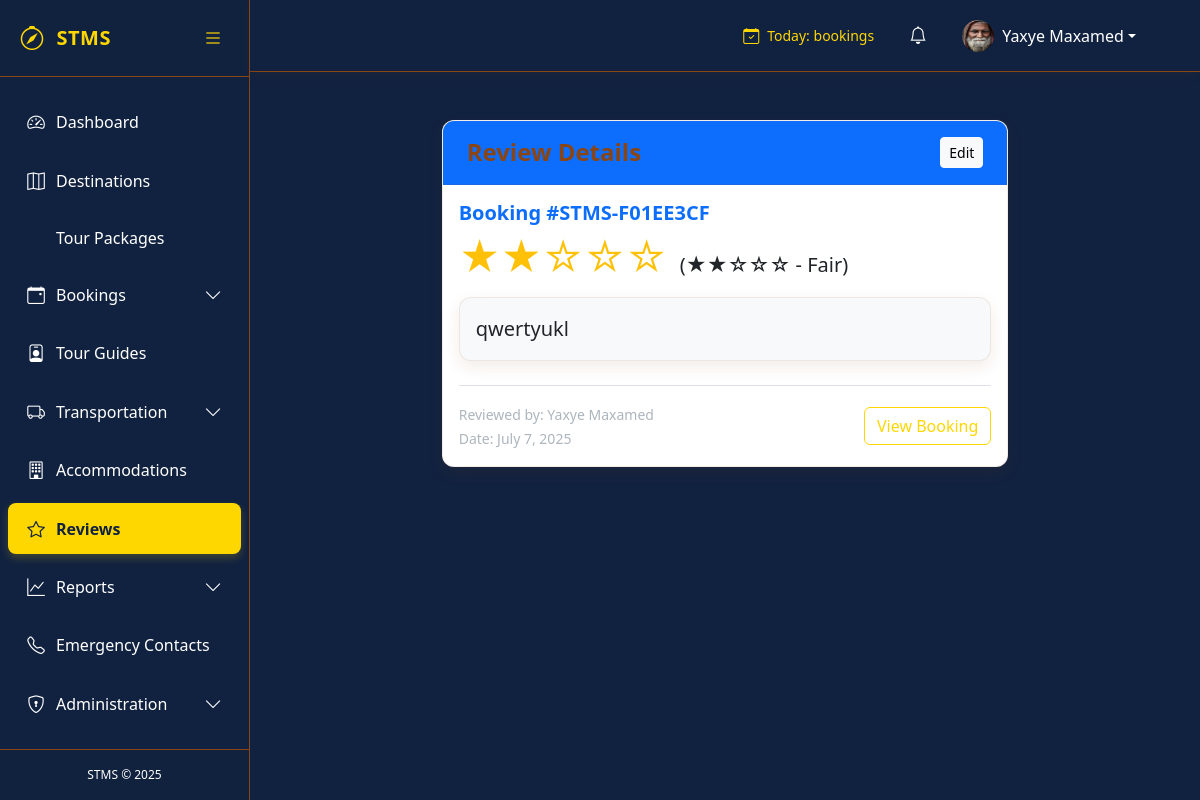
Screenshot of /reviews/1/ (signed in) with the database file from the repository.
### accounts/models.py (models this page shows, shortened)
class CustomUser(AbstractUser):
    USER_TYPE_CHOICES = (
        ('TOURIST', 'Tourist'),
        ('GUIDE', 'Tour Guide'),
        ('ADMIN', 'System Admin'),
    )
    STATUS_CHOICES = (
        ('PENDING', 'Waiting to approve'),
        ('APPROVED', 'Accepted'),
        ('REJECTED', 'Rejected'),
    )
    user_type = models.CharField(max_length=10, choices=USER_TYPE_CHOICES, default='TOURIST')
    status = models.CharField(max_length=10, choices=STATUS_CHOICES, default='PENDING')
    phone_number = models.CharField(max_length=20, blank=True, null=True)
    profile_picture = models.ImageField(upload_to='profile_pics/', blank=True, null=True)
    date_of_birth = models.DateField(blank=True, null=True)
    nationality = models.CharField(max_length=100, blank=True, null=True)
    preferred_language = models.CharField(max_length=10, blank=True, null=True)
    last_password_change = models.DateTimeField(null=True, blank=True)
    last_logout = models.DateTimeField(null=True, blank=True)
    objects = CustomUserManager()

### tms/models.py (models this page shows, shortened)
class TimeStampedModel(models.Model):
    created_at = models.DateTimeField(auto_now_add=True)
    updated_at = models.DateTimeField(auto_now=True)
    class Meta:
        abstract = True

class Review(TimeStampedModel):
    RATING_CHOICES = [
        (1, '★☆☆☆☆ - Poor'),
        (2, '★★☆☆☆ - Fair'),
        (3, '★★★☆☆ - Good'),
        (4, '★★★★☆ - Very Good'),
        (5, '★★★★★ - Excellent'),
    ]
    booking = models.OneToOneField(Booking, on_delete=models.CASCADE, verbose_name=_("Booking"), related_name='review')
    reviewer = models.ForeignKey(User, on_delete=models.CASCADE, verbose_name=_("Reviewer"), related_name='reviews')
    rating = models.PositiveIntegerField(_("Rating"), choices=RATING_CHOICES)
    comment = models.TextField(_("Comment"))
    is_approved = models.BooleanField(_("Approved"), default=False)
    class Meta:
        verbose_name = _("Review")
        verbose_name_plural = _("Reviews")
        ordering = ['-created_at']
    def get_rating_stars(self):
        return '★' * self.rating + '☆' * (5 - self.rating)

class Booking(TimeStampedModel):
    BOOKING_STATUS = (
        ('PENDING', _('Pending')),
        ('CONFIRMED', _('Confirmed')),
        ('CANCELLED', _('Cancelled')),
        ('COMPLETED', _('Completed')),
    )
    customer = models.ForeignKey(User, on_delete=models.CASCADE, verbose_name=_("Customer"), related_name='bookings')
    tour_package = models.ForeignKey(
        TourPackage,
        on_delete=models.SET_NULL,
        null=True,
        blank=True,
        verbose_name=_("Tour Package")
    )
    accommodation = models.ForeignKey(
        Accommodation,
        on_delete=models.SET_NULL,
        null=True,
        blank=True,
        verbose_name=_("Accommodation")
    )
    vehicle = models.ForeignKey(
        Vehicle,
        on_delete=models.SET_NULL,
        null=True,
        blank=True,
        verbose_name=_("Vehicle")
    )
    guide = models.ForeignKey(
        TourGuide,
        on_delete=models.SET_NULL,
        null=True,
        blank=True,
        verbose_name=_("Guide")
    )
    start_date = models.DateField(_("Start Date"))
    end_date = models.DateField(_("End Date"))
    number_of_people = models.PositiveIntegerField(_("Number of People"), default=1)
    special_requests = models.TextField(_("Special Requests"), blank=True)
    status = models.CharField(
        _("Status"),
        max_length=20,
        choices=BOOKING_STATUS,
        default='PENDING'
    )
    total_amount = models.DecimalField(_("Total Amount"), max_digits=10, decimal_places=2, default=0)
    amount_paid = models.DecimalField(
        _("Amount Paid"),
        max_digits=10,
        decimal_places=2,
        default=0
    )
    booking_reference = models.CharField(
        _("Booking Reference"),
        max_length=20,
        unique=True
    )
    qr_code = models.ImageField(_("QR Code"), upload_to='qr_codes/', blank=True, null=True)
    class Meta:
        verbose_name = _("Booking")
        verbose_name_plural = _("Bookings")
        ordering = ['-created_at']
    def __str__(self):
        return f"Booking #{self.booking_reference}"

### tms/views.py (the view)
# urls.py: path('reviews/<int:pk>/', views.ReviewDetailView.as_view(), name='review-detail'),  # Keep only this one
@method_decorator(login_required, name='dispatch')
class ReviewDetailView(DetailView):
    model = Review
    template_name = 'tms/reviews/detail.html'
    context_object_name = 'review'
    def dispatch(self, request, *args, **kwargs):
        self.object = self.get_object()
        if not self.object.is_approved and self.object.reviewer != request.user and not request.user.is_staff:
            raise PermissionDenied(_("You don't have permission to view this review"))
        return super().dispatch(request, *args, **kwargs)
    def get_context_data(self, **kwargs):
        context = super().get_context_data(**kwargs)
        context['can_edit'] = (
            self.object.reviewer == self.request.user or
            self.request.user.is_staff
        )
        return context

### tms/templates/tms/reviews/detail.html (shortened to what this page needs)
{% extends 'base.html' %}
{% load i18n %}
{% block content %}
<div class="container mt-4">
    <div class="row justify-content-center">
        <div class="col-md-8">
            <div class="card">
                <div class="card-header bg-primary text-white">
                    <div class="d-flex justify-content-between align-items-center">
                        <h4 class="mb-0">{% trans "Review Details" %}</h4>
                        {% if can_edit %}
                            <a href="{% url 'review-update' pk=review.pk %}" class="btn btn-sm btn-light">
                                {% trans "Edit" %}
                            </a>
                        {% endif %}
                    </div>
                </div>
                <div class="card-body">
                    <div class="mb-4">
                        <h5 class="text-primary">{{ review.booking }}</h5>
                        <div class="d-flex justify-content-between align-items-center mb-3">
                            <div>
                                <span class="display-6 text-warning">{{ review.get_rating_stars }}</span>
                                <span class="ms-2 fs-5">({{ review.get_rating_display }})</span>
                            </div>
                        </div>
                        <div class="card bg-light p-3 mb-3">
                            <p class="lead mb-0">{{ review.comment }}</p>
                        </div>
                    </div>
                    <div class="border-top pt-3">
                        <div class="d-flex justify-content-between align-items-center">
                            <div>
                                <small class="text-muted">
                                    {% trans "Reviewed by:" %} {{ review.reviewer.get_full_name|default:review.reviewer.username }}
                                </small>
                                <br>
                                <small class="text-muted">
                                    {% trans "Date:" %} {{ review.created_at|date:"F j, Y" }}
                                </small>
                            </div>
                            <a href="{% url 'booking-detail' pk=review.booking.pk %}" class="btn btn-outline-primary">
                                {% trans "View Booking" %}
                            </a>
                        </div>
                    </div>
                </div>
            </div>
        </div>
    </div>
</div>
{% endblock %}

### tms/templates/base.html (shortened to what this page needs)
<!DOCTYPE html>
<html lang="en">
<head>
    <link rel="stylesheet" href="https://cdnjs.cloudflare.com/ajax/libs/font-awesome/6.0.0/css/all.min.css">
    <link rel="stylesheet" href="https://cdn.jsdelivr.net/npm/bootstrap-icons@1.8.0/font/bootstrap-icons.css">
    <link href="https://cdn.jsdelivr.net/npm/bootstrap@5.3.0/dist/css/bootstrap.min.css" rel="stylesheet">
    <link rel="stylesheet" href="https://cdnjs.cloudflare.com/ajax/libs/font-awesome/6.0.0/css/all.min.css">
    <link rel="stylesheet" href="https://cdn.jsdelivr.net/npm/bootstrap-icons@1.10.0/font/bootstrap-icons.css">
</head>
<body>
    <div class="d-flex">
        <div class="sidebar" id="sidebar">
            <div class="sidebar-header">
                <a href="{% url 'tms:dashboard' %}" class="sidebar-brand">
                    <i class="bi bi-compass sidebar-brand-icon"></i>
                    <span id="sidebar-title">STMS</span>
                </a>
                <button class="toggle-btn" id="toggle-sidebar">
                    <i class="bi bi-list"></i>
                </button>
            </div>
            <div class="px-2 py-3" style="height: calc(100% - 120px); overflow-y: auto;">
                <ul class="nav flex-column">
                    <li class="nav-item">
                        <a class="nav-link {% if request.resolver_match.url_name == 'dashboard' %}active{% endif %}"
                            href="{% url 'tms:dashboard' %}">
                            <i class="bi bi-speedometer2"></i>
                            <span class="nav-link-text ms-2">Dashboard</span>
                        </a>
                    </li>
                    <li class="nav-item">
                        <a class="nav-link {% if 'destination' in request.resolver_match.url_name %}active{% endif %}"
                            href="{% url 'tms:destination-list' %}">
                            <i class="bi bi-map"></i>
                            <span class="nav-link-text ms-2">Destinations</span>
                        </a>
                    </li>
                    <li class="nav-item">
                        <a class="nav-link {% if 'package' in request.resolver_match.url_name %}active{% endif %}"
                            href="{% url 'tms:package-list' %}">
                            <span class="nav-link-text ms-2">Tour Packages</span>
                        </a>
                    </li>
                    <li class="nav-item">
                        <a class="nav-link {% if 'booking' in request.resolver_match.url_name %}active{% endif %}"
                            data-bs-toggle="collapse" href="#bookingsCollapse">
                            <i class="bi bi-calendar-event"></i>
                            <span class="nav-link-text ms-2">Bookings</span>
                            <i class="bi bi-chevron-down collapse-icon ms-auto"></i>
                        </a>
                    </li>
                    <li class="nav-item">
                        <a class="nav-link {% if 'guide' in request.resolver_match.url_name %}active{% endif %}"
                            href="{% url 'tms:guide-list' %}">
                            <i class="bi bi-person-badge"></i>
                            <span class="nav-link-text ms-2">Tour Guides</span>
                        </a>
                    </li>
                    <li class="nav-item">
                        <a class="nav-link {% if 'vehicle' in request.resolver_match.url_name %}active{% endif %}"
                            data-bs-toggle="collapse" href="#transportCollapse">
                            <i class="bi bi-truck"></i>
                            <span class="nav-link-text ms-2">Transportation</span>
                            <i class="bi bi-chevron-down collapse-icon ms-auto"></i>
                        </a>
                    </li>
                    <li class="nav-item">
                        <a class="nav-link {% if 'accommodation' in request.resolver_match.url_name %}active{% endif %}"
                            href="{% url 'tms:accommodation-list' %}">
                            <i class="bi bi-building"></i>
                            <span class="nav-link-text ms-2">Accommodations</span>
                        </a>
                    </li>
                    <li class="nav-item">
                        <a class="nav-link {% if 'review' in request.resolver_match.url_name %}active{% endif %}"
                            href="{% url 'tms:review-list' %}">
                            <i class="bi bi-star"></i>
                            <span class="nav-link-text ms-2">Reviews</span>
                        </a>
                    </li>
                    <li class="nav-item">
                        <a class="nav-link {% if 'report' in request.resolver_match.url_name %}active{% endif %}"
                            data-bs-toggle="collapse" href="#reportsCollapse">
                            <i class="bi bi-graph-up"></i>
                            <span class="nav-link-text ms-2">Reports</span>
                            <i class="bi bi-chevron-down collapse-icon ms-auto"></i>
                        </a>
                                </li>
                            </ul>
                        </div>
                    <li class="nav-item">
                        <a class="nav-link {% if 'emergency' in request.resolver_match.url_name %}active{% endif %}"
                            href="{% url 'tms:emergency-list' %}">
                            <i class="bi bi-telephone"></i>
                            <span class="nav-link-text ms-2">Emergency Contacts</span>
                        </a>
                    </li>
                    {% if request.user.is_staff or request.user.user_type == 'MINISTRY' %}
                    <li class="nav-item">
                        <a class="nav-link {% if 'admin' in request.resolver_match.url_name %}active{% endif %}"
                            data-bs-toggle="collapse" href="#adminCollapse">
                            <i class="bi bi-shield-lock"></i>
                            <span class="nav-link-text ms-2">Administration</span>
                            <i class="bi bi-chevron-down collapse-icon ms-auto"></i>
                        </a>
                    </li>
                    {% endif %}
            </div>
            <div class="sidebar-footer">
                STMS &copy; {% now "Y" %}
            </div>
        </div>
        <div class="main-content flex-grow-1" id="main-content">
            <nav class="navbar navbar-expand-lg navbar-light border-bottom">
                <div class="container-fluid">
                    <div class="collapse navbar-collapse" id="navbarSupportedContent">
                        <ul class="navbar-nav ms-auto align-items-center">
                            <li class="nav-item me-4">
                                <div class="d-flex align-items-center" style="color: var(--accent-color);">
                                    <i class="bi bi-calendar-check me-2"></i>
                                    <small>Today: <strong>{{ today_bookings }}</strong> bookings</small>
                                </div>
                            </li>
                            <li class="nav-item dropdown me-3">
                                <a class="nav-link position-relative" href="#" id="notificationsDropdown" role="button"
                                    data-bs-toggle="dropdown">
                                    <i class="bi bi-bell"></i>
                                </a>
                            </li>
                            <li class="nav-item dropdown">
                                <a class="nav-link dropdown-toggle d-flex align-items-center" href="#" id="userDropdown"
                                    role="button" data-bs-toggle="dropdown">
                                    {% if request.user.profile_picture %}
                                    <img src="{{ request.user.profile_picture.url }}" class="rounded-circle me-2"
                                        width="32" height="32" alt="Profile">
                                    {% else %}
                                    <div class="avatar-placeholder rounded-circle bg-accent text-dark d-flex align-items-center justify-content-center me-2"
                                        style="width: 32px; height: 32px;">
                                        {{ request.user.first_name|first|upper }}{{ request.user.last_name|first|upper }}
                                    </div>
                                    {% endif %}
                                    <span class="d-none d-md-inline">{{ request.user.get_full_name }}</span>
                                </a>
                                    </li>
                                </ul>
                    </div>
                </div>
            </nav>
            <div class="container-fluid py-4">
                {% block content %}{% endblock %}
            </div>
        </div>
</body>
</html>

### rows the page displays
CustomUser: user.profile_picture (picture), user.get_full_name "Yaxye Maxamed"
Review: booking "Booking #STMS-F01EE3CF", get_rating_stars "★★☆☆☆", rating "★★☆☆☆ - Fair", comment "qwertyukl", reviewer.get_full_name "Yaxye Maxamed", created_at "July 7, 2025"
